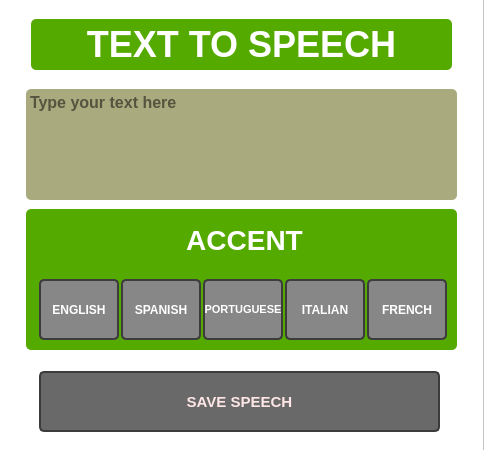
<?xml version="1.0" encoding="UTF-8"?>
<ui version="4.0">
 <class>MainWindow</class>
 <widget class="QMainWindow" name="MainWindow">
  <property name="geometry">
   <rect>
    <x>0</x>
    <y>0</y>
    <width>485</width>
    <height>450</height>
   </rect>
  </property>
  <property name="minimumSize">
   <size>
    <width>485</width>
    <height>450</height>
   </size>
  </property>
  <property name="maximumSize">
   <size>
    <width>485</width>
    <height>450</height>
   </size>
  </property>
  <property name="windowTitle">
   <string>Text to Speech</string>
  </property>
  <property name="styleSheet">
   <string notr="true">background-color: rgb(255, 255, 255);</string>
  </property>
  <widget class="QWidget" name="centralwidget">
   <property name="minimumSize">
    <size>
     <width>485</width>
     <height>0</height>
    </size>
   </property>
   <property name="maximumSize">
    <size>
     <width>485</width>
     <height>16777215</height>
    </size>
   </property>
   <widget class="QFrame" name="frame">
    <property name="geometry">
     <rect>
      <x>-1</x>
      <y>-1</y>
      <width>485</width>
      <height>600</height>
     </rect>
    </property>
    <property name="minimumSize">
     <size>
      <width>485</width>
      <height>600</height>
     </size>
    </property>
    <property name="maximumSize">
     <size>
      <width>485</width>
      <height>600</height>
     </size>
    </property>
    <property name="frameShape">
     <enum>QFrame::StyledPanel</enum>
    </property>
    <property name="frameShadow">
     <enum>QFrame::Raised</enum>
    </property>
    <widget class="QLabel" name="label">
     <property name="geometry">
      <rect>
       <x>32</x>
       <y>20</y>
       <width>421</width>
       <height>51</height>
      </rect>
     </property>
     <property name="font">
      <font>
       <pointsize>27</pointsize>
       <weight>75</weight>
       <bold>true</bold>
      </font>
     </property>
     <property name="cursor">
      <cursorShape>CrossCursor</cursorShape>
     </property>
     <property name="styleSheet">
      <string notr="true">background-color: rgb(85, 170, 0);
color: rgb(255, 255, 255);
border-radius:5px;
</string>
     </property>
     <property name="text">
      <string>TEXT TO SPEECH</string>
     </property>
     <property name="alignment">
      <set>Qt::AlignCenter</set>
     </property>
    </widget>
    <widget class="QLabel" name="label_2">
     <property name="geometry">
      <rect>
       <x>27</x>
       <y>210</y>
       <width>431</width>
       <height>141</height>
      </rect>
     </property>
     <property name="styleSheet">
      <string notr="true">background-color: rgb(85, 170, 0);
color: rgb(255, 255, 255);
border-radius:5px;</string>
     </property>
     <property name="text">
      <string/>
     </property>
    </widget>
    <widget class="QPushButton" name="eng1">
     <property name="geometry">
      <rect>
       <x>40</x>
       <y>280</y>
       <width>80</width>
       <height>61</height>
      </rect>
     </property>
     <property name="styleSheet">
      <string notr="true">QPushButton {	
	background-color: rgb(135,135,135);
	border:2px solid rgb(60,60,60);
	border-radius:5px;
	color: rgb(255,255,255);
	font-weight:bold;
}
QPushButton:hover {	
	background-color: rgb(60,60,60);
	border:2px solid rgb(70,70,70);
    border-radius:10px;
}
QPushButton:pressed {	
	background-color: rgb(0,0,0);
	border:2px solid rgb(201,152,119);
	color: rgb(255,255,255);
	border-radius:15px;
}</string>
     </property>
     <property name="text">
      <string>ENGLISH</string>
     </property>
    </widget>
    <widget class="QPushButton" name="sp1">
     <property name="geometry">
      <rect>
       <x>122</x>
       <y>280</y>
       <width>80</width>
       <height>61</height>
      </rect>
     </property>
     <property name="styleSheet">
      <string notr="true">QPushButton {	
	background-color: rgb(135,135,135);
	border:2px solid rgb(60,60,60);
	border-radius:5px;
	color: rgb(255,255,255);
	font-weight:bold;
}
QPushButton:hover {	
	background-color: rgb(60,60,60);
	border:2px solid rgb(70,70,70);
    border-radius:10px;
}
QPushButton:pressed {	
	background-color: rgb(0,0,0);
	border:2px solid rgb(201,152,119);
	color: rgb(255,255,255);
	border-radius:15px;
}</string>
     </property>
     <property name="text">
      <string>SPANISH</string>
     </property>
    </widget>
    <widget class="QPushButton" name="pt1">
     <property name="geometry">
      <rect>
       <x>204</x>
       <y>280</y>
       <width>80</width>
       <height>61</height>
      </rect>
     </property>
     <property name="font">
      <font>
       <pointsize>8</pointsize>
       <weight>75</weight>
       <bold>true</bold>
      </font>
     </property>
     <property name="styleSheet">
      <string notr="true">QPushButton {	
	background-color: rgb(135,135,135);
	border:2px solid rgb(60,60,60);
	border-radius:5px;
	color: rgb(255,255,255);
	font-weight:bold;
}
QPushButton:hover {	
	background-color: rgb(60,60,60);
	border:2px solid rgb(70,70,70);
    border-radius:10px;
}
QPushButton:pressed {	
	background-color: rgb(0,0,0);
	border:2px solid rgb(201,152,119);
	color: rgb(255,255,255);
	border-radius:15px;
}</string>
     </property>
     <property name="text">
      <string>PORTUGUESE</string>
     </property>
    </widget>
    <widget class="QPushButton" name="it1">
     <property name="geometry">
      <rect>
       <x>286</x>
       <y>280</y>
       <width>80</width>
       <height>61</height>
      </rect>
     </property>
     <property name="styleSheet">
      <string notr="true">QPushButton {	
	background-color: rgb(135,135,135);
	border:2px solid rgb(60,60,60);
	border-radius:5px;
	color: rgb(255,255,255);
	font-weight:bold;
}
QPushButton:hover {	
	background-color: rgb(60,60,60);
	border:2px solid rgb(70,70,70);
    border-radius:10px;
}
QPushButton:pressed {	
	background-color: rgb(0,0,0);
	border:2px solid rgb(201,152,119);
	color: rgb(255,255,255);
	border-radius:15px;
}</string>
     </property>
     <property name="text">
      <string>ITALIAN</string>
     </property>
    </widget>
    <widget class="QPushButton" name="fr1">
     <property name="geometry">
      <rect>
       <x>368</x>
       <y>280</y>
       <width>80</width>
       <height>61</height>
      </rect>
     </property>
     <property name="styleSheet">
      <string notr="true">QPushButton {	
	background-color: rgb(135,135,135);
	border:2px solid rgb(60,60,60);
	border-radius:5px;
	color: rgb(255,255,255);
	font-weight:bold;
}
QPushButton:hover {	
	background-color: rgb(60,60,60);
	border:2px solid rgb(70,70,70);
    border-radius:10px;
}
QPushButton:pressed {	
	background-color: rgb(0,0,0);
	border:2px solid rgb(201,152,119);
	color: rgb(255,255,255);
	border-radius:15px;
}</string>
     </property>
     <property name="text">
      <string>FRENCH</string>
     </property>
    </widget>
    <widget class="QLabel" name="label_3">
     <property name="geometry">
      <rect>
       <x>70</x>
       <y>220</y>
       <width>351</width>
       <height>41</height>
      </rect>
     </property>
     <property name="font">
      <font>
       <pointsize>21</pointsize>
       <weight>75</weight>
       <bold>true</bold>
      </font>
     </property>
     <property name="cursor">
      <cursorShape>CrossCursor</cursorShape>
     </property>
     <property name="styleSheet">
      <string notr="true">background-color: rgb(85, 170, 0);
color: rgb(255, 255, 255);
border-radius:5px;
</string>
     </property>
     <property name="text">
      <string>ACCENT</string>
     </property>
     <property name="alignment">
      <set>Qt::AlignCenter</set>
     </property>
    </widget>
    <widget class="QPlainTextEdit" name="input">
     <property name="geometry">
      <rect>
       <x>27</x>
       <y>90</y>
       <width>431</width>
       <height>111</height>
      </rect>
     </property>
     <property name="font">
      <font>
       <pointsize>12</pointsize>
       <weight>75</weight>
       <bold>true</bold>
      </font>
     </property>
     <property name="cursor" stdset="0">
      <cursorShape>CrossCursor</cursorShape>
     </property>
     <property name="layoutDirection">
      <enum>Qt::LeftToRight</enum>
     </property>
     <property name="styleSheet">
      <string notr="true">background-color: rgb(170, 170, 127);
border-radius:5px;
</string>
     </property>
     <property name="frameShape">
      <enum>QFrame::Panel</enum>
     </property>
     <property name="frameShadow">
      <enum>QFrame::Raised</enum>
     </property>
     <property name="sizeAdjustPolicy">
      <enum>QAbstractScrollArea::AdjustToContents</enum>
     </property>
     <property name="centerOnScroll">
      <bool>false</bool>
     </property>
     <property name="placeholderText">
      <string notr="true">Type your text here</string>
     </property>
    </widget>
    <widget class="QPushButton" name="save">
     <property name="geometry">
      <rect>
       <x>40</x>
       <y>372</y>
       <width>401</width>
       <height>61</height>
      </rect>
     </property>
     <property name="font">
      <font>
       <pointsize>11</pointsize>
       <weight>75</weight>
       <bold>true</bold>
      </font>
     </property>
     <property name="styleSheet">
      <string notr="true">QPushButton {	
	background-color: rgb(105,105,105);
	border:2px solid rgb(60,60,60);
	border-radius:5px;
	color: rgb(255,230,230);
	font-weight:bold;
}
QPushButton:hover {	
	background-color: rgb(60,60,60);
	border:2px solid rgb(70,70,70);
    border-radius:10px;
}
QPushButton:pressed {	
	background-color: rgb(0,0,0);
	border:2px solid rgb(201,152,119);
	color: rgb(255,255,255);
	border-radius:20px;
}</string>
     </property>
     <property name="text">
      <string>SAVE SPEECH</string>
     </property>
    </widget>
   </widget>
  </widget>
 </widget>
 <resources/>
 <connections/>
</ui>
